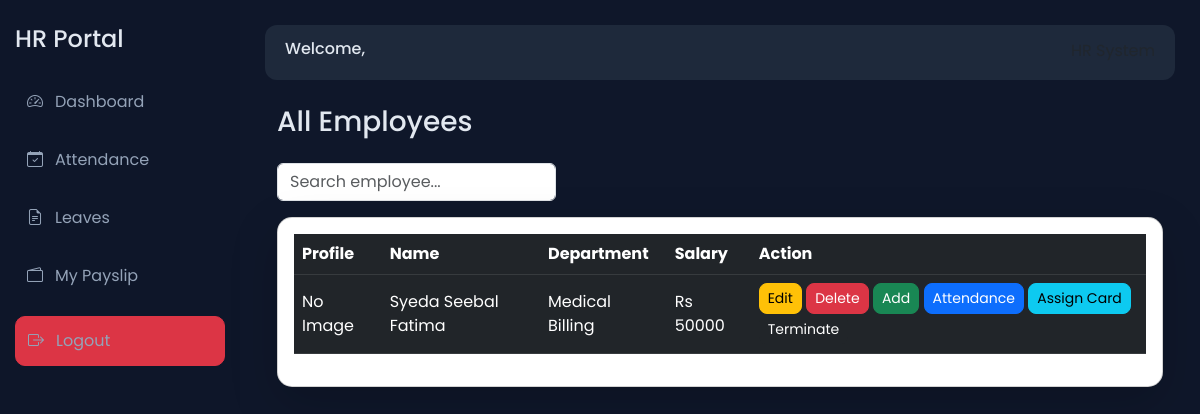
The app's page /employees/, older data.
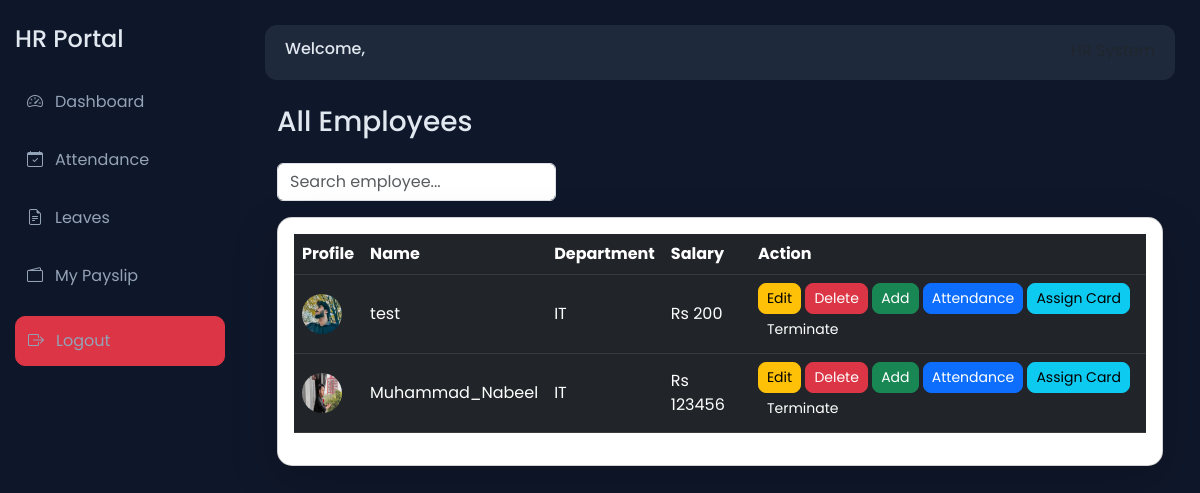
The same page, newer data.
### employees/models.py (models this page shows, shortened)
class Employee(models.Model):
    user = models.ForeignKey(User, on_delete=models.CASCADE)
    full_name = models.CharField(max_length=100)
    email = models.EmailField()
    phone = models.CharField(max_length=15)
    department = models.CharField(max_length=100)
    role = models.CharField(max_length=50, default='Employee')
    designation = models.CharField(max_length=100, null=True, blank=True)
    manager = models.ForeignKey(
        'self',
        on_delete=models.SET_NULL,
        null=True,
        blank=True,
        related_name='team_members'
    )
    salary = models.IntegerField()
    joining_date = models.DateField()
    profile_pic = models.ImageField(upload_to='profiles/', null=True, blank=True)
    casual_total = models.IntegerField(default=14)
    casual_used = models.IntegerField(default=0)
    sick_total = models.IntegerField(default=8)
    sick_used = models.IntegerField(default=0)
    earned_total = models.IntegerField(default=10)
    earned_used = models.IntegerField(default=0)
    is_active = models.BooleanField(default=True)
    rfid = models.CharField(max_length=100, unique=True, null=True, blank=True)
    face_image = models.ImageField(upload_to='faces/', null=True, blank=True)
    shift_start = models.TimeField(default=time(9, 0))
    shift_end = models.TimeField(default=time(18, 0))

### accounts/models.py (models this page shows)
class User(AbstractUser):
    is_employee = models.BooleanField(default=False)
    is_hr = models.BooleanField(default=False)

### employees/views.py (the view)
# urls.py: path('employees/', views.all_employees, name='all_employees'),
def all_employees(request):
    employees = Employee.objects.filter(is_active=True)
    return render(request, 'all_employees.html', {'employees': employees})

### templates/all_employees.html (shortened to what this page needs)
{% extends 'base.html' %}
{% block content %}
<div class="container mt-4">
<h3 class="mb-4">All Employees</h3>
<div class="row mb-3">
    <div class="col-md-4">
        <input type="text" id="searchInput" class="form-control" placeholder="Search employee...">
    </div>
</div>
<div class="card shadow-lg p-3" style="border-radius:15px;">
<table class="table table-dark table-hover align-middle" id="employeeTable">
    <thead>
        <tr>
            <th>Profile</th>
            <th>Name</th>
            <th>Department</th>
            <th>Salary</th>
            <th>Action</th>
        </tr>
    </thead>
    <tbody>
    {% for emp in employees %}
    <tr>
        <td>
            {% if emp.profile_pic %}
                <img src="{{ emp.profile_pic.url }}"
                     style="width:40px; height:40px; border-radius:50%;">
            {% else %}
                <span>No Image</span>
            {% endif %}
        </td>
        <td>{{ emp.user.username }}</td>
        <td>{{ emp.department }}</td>
        <td>Rs {{ emp.salary }}</td>
        <td>
    <a href="{% url 'edit_employee' emp.id %}" class="btn btn-warning btn-sm">Edit</a>
    <a href="{% url 'delete_employee' emp.id %}"
       class="btn btn-danger btn-sm"
       onclick="return confirm('Delete employee?')">Delete</a>
    <a href="{% url 'add_salary' emp.id %}" class="btn btn-success btn-sm">Add</a>
    <a href="{% url 'employee_attendance' emp.id %}" class="btn btn-primary btn-sm">
        Attendance
    </a>
    <a href="{% url 'assign_rfid' emp.id %}" class="btn btn-info btn-sm">
        Assign Card
    </a>
    {% if emp.is_active %}
    <form method="POST" action="{% url 'terminate_employee' emp.id %}" style="display:inline;">
        <button class="btn btn-dark btn-sm"
            onclick="return confirm('Terminate this employee?')">
            Terminate
        </button>
    </form>
    {% endif %}
</td>
    </tr>
    {% endfor %}
    </tbody>
</table>
</div>
</div>
{% endblock %}

Row changes from the older to the newer data that the page shows:
removed Employee: shows "No Image", user.username "Syeda Seebal Fatima", department "Medical Billing", salary "50000", is_active "Terminate"
added Employee: profile_pic (picture), user.username "test", department "IT", salary "200", is_active "Terminate"
added Employee: profile_pic (picture), user.username "Muhammad_Nabeel", department "IT", salary "123456", is_active "Terminate"
